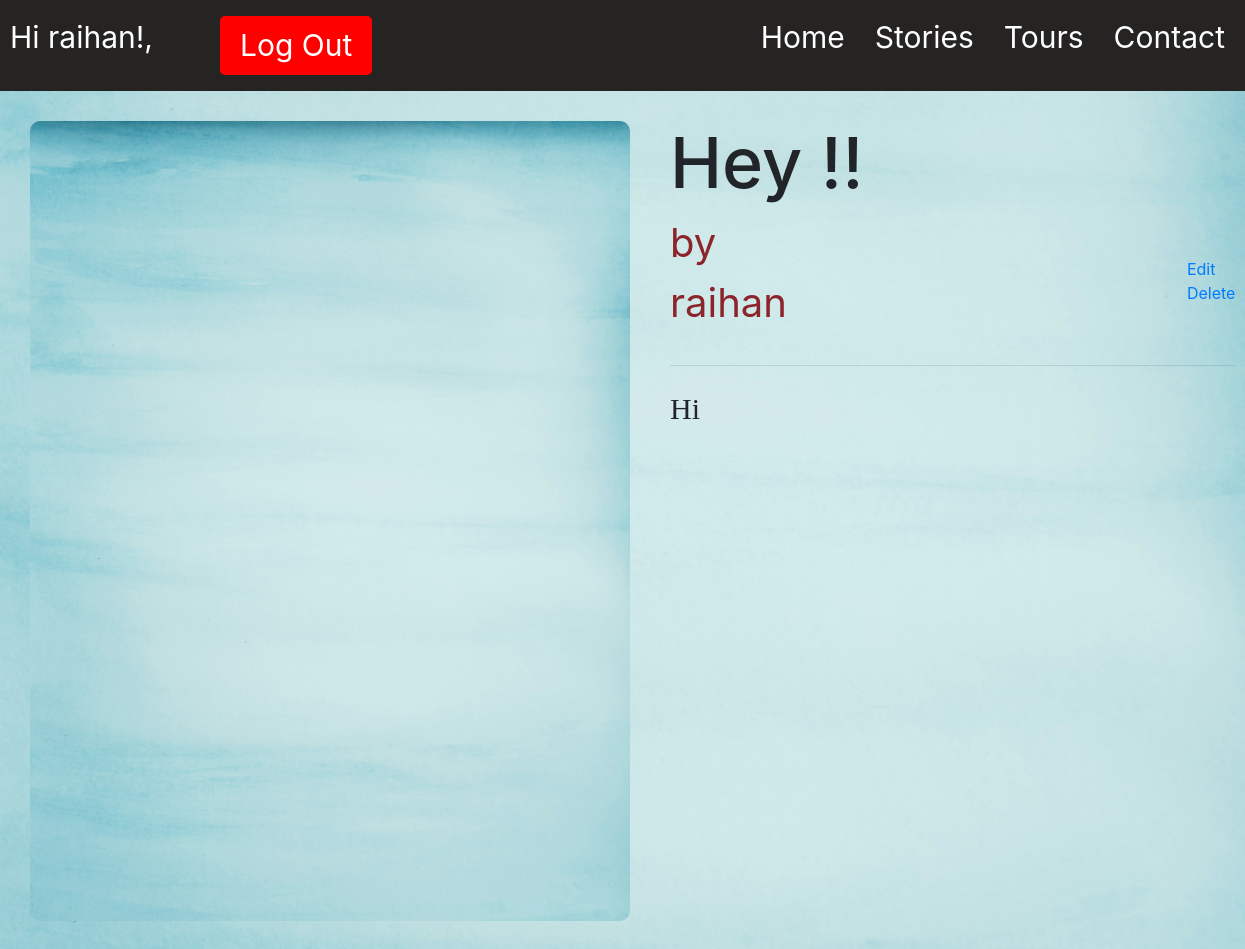
The app's page /blog/3/ (signed in) with its own data.
### accounts/models.py (models this page shows)
class CustomUser(AbstractUser):
    pass

### travel/models.py (models this page shows, shortened)
class Blog(models.Model):
    author = models.ForeignKey(CustomUser, on_delete=models.CASCADE, related_name='blog_posts')
    title = models.CharField(max_length=200)
    image = models.ImageField(upload_to='images',default='default.jpg')
    description = models.TextField()
    created = models.DateTimeField(auto_now=True)
    updated = models.DateTimeField(auto_now_add=True)

### travel/views.py (the view)
# urls.py: path('blog/<int:pk>/', BlogDetailView.as_view(), name='post-detail'),
class BlogDetailView(DetailView):
    model = Blog
    template_name = 'blog_detail.html'

### templates/blog_detail.html
{% extends 'base.html' %}
{% block content %}
<div class="blog">
    <img src="{{blog.image.url}}" alt="">
    <div class="blog-text">
        <h1>{{blog.title}}</h1>
        <div class="flexbtn">
            <p class="myp">by {{blog.author}}</p>
            <div>
                <a href="{% url 'blog_update' blog.id %}">Edit</a>
                <a href="{% url 'blog_delete' blog.id %}">Delete</a>
            </div>
        </div>
        <hr>
        <p class="desc">{{blog.description}}</p>
    </div>
</div>
{% endblock content %}

### templates/base.html (shortened to what this page needs)
{% load static %}
<!DOCTYPE html>
<html lang="en">
<head>
    <link rel="stylesheet" href="https://cdn.jsdelivr.net/npm/bootstrap@4.4.1/dist/css/bootstrap.min.css"
>
    <link rel="stylesheet" href="{% static 'css/style.css' %}">
</head>
<body>
    <nav>
        <div id="nav-left">
            {% if user.is_authenticated %}
            <p style="width: 200px; align-items: center;">Hi {{ user.username }}!, </p>
            <form action="{% url 'logout' %}" class="logout-form" method="post">
                <input class="logout-btn" type="submit" value="Log Out">
            </form>
            {% else %}
            <p><a href="{% url 'login' %}">Login</a></p>
            {% endif %}
        </div>
        <ul id="nav-right">
            <li><a href="{% url 'home' %}">Home</a></li>
            <li><a href="{% url 'blog_list' %}">Stories</a></li>
            <li><a href="{% url 'post_list' %}">Tours</a></li>
            <li><a href="#">Contact</a></li>
        </ul>
    </nav>
    <div>
        {% block content %}
        {% endblock content %}
    </div>
</body>
</html>

### static/css/style.css (style rules this page uses)
* { margin: 0; padding: 0; box-sizing: border-box; }
body { background-color: skyblue; background-image: url('/static/images/3.jpg'); background-position: center center; background-repeat: no-repeat; background-size: cover; }
nav { background-color: rgb(38, 35, 35); display: flex; align-items: center; justify-content: space-between; font-size: 30px; padding: 15px 0; padding-left: 10px; }
#nav-left { display: flex; color: white; align-items: center; gap: 10px; }
#nav-right { display: flex; align-items: center; justify-content: end; gap: 30px; background-color: rgb(38, 35, 35); list-style: none; height: 20px; font-size: 30px; padding-right: 20px; }
#nav-right a { transition: 1s; text-decoration: none; color: white; }
.blog img { width: 1000px; height: 800px; border-radius: 10px; }
.blog { display: flex; margin: 30px; gap: 40px; }
.blog h1 { font-size: 70px; }
.blog .myp { font-size: 40px; color: rgb(140, 36, 43); }
.blog .desc { margin-top: 20px; font-family: Cambria, Cochin, Georgia, Times, 'Times New Roman', serif; font-size: 30px; }
.logout-btn { align-items: center; padding: 7px 20px; border-radius: 5px; border-style: none; background-color: red; color: white; }
.flexbtn { display: grid; grid-template-columns: 1fr 1fr; align-items: center; gap: 400px; }

### records on screen
CustomUser: username "raihan"
Blog: image (picture), title "Hey !!", author "raihan", description "Hi"
